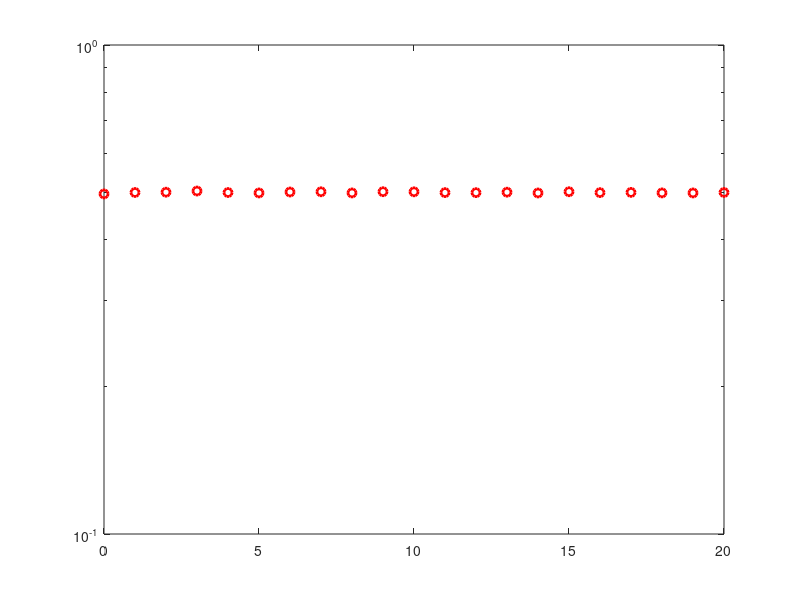

The MATLAB script that drew this image: (Note: this script raises an error after producing the figure.)
clc;
close all;
clear all;
% Number of information bits
m= 10^5;
%Range of SNR values
snr_dB = [0:1:20];
for j=1:1:length(snr_dB)
n_err = 0;
n_bits = 0;
while n_err < 100
% Generate sequence of binary bits
inf_bits=round(rand(1,m));
% BPSK modulator
x=2*(inf_bits-0.5);
% Noise variance
N0=1/10^(snr_dB(j)/10);
% Send over Gaussian Link to the receiver
y=x + sqrt(N0/2)*(randn(1,length(x))+i*randn(1,length(x)));
% Decision making at the Receiver
est_bits=y > 0;
% Calculate Bit Errors
diff=inf_bits-est_bits;
n_err=n_err+sum(abs(diff));
n_bits=n_bits+length(inf_bits);
end
% Calculate Bit Error Rate
BER(j)=n_err/n_bits;
end
% AWGN Theoretical BER
theoryBerAWGN=0.5*erfc(sqrt(10.^(snr_dB/10)));
semilogy(snr_dB,BER,'or','LineWidth',2);
hold on;
semilogy(snr_dB,theoryBerAWGN,'blad-','LineWidth',2);
legend('AWGN Simulated', 'AWGN Theoretical');
axis([0 20 10^-5 0.5]);
xlabel('SNR (dB)');
ylabel('BER');
grid on;